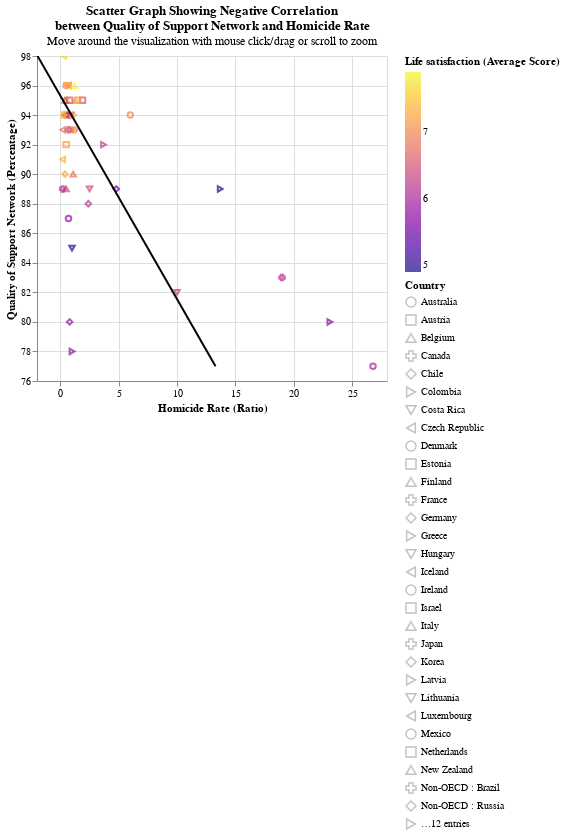

Write notebook code for a chart like this one.
### Markdown cell above
### Quality of Support Network VS Homicide Rate Scatter Plot

### Code cell
# Set up a scatter plot displaying the Quality of support network against the Homicide rate of the different Countries
scatter2Base = alt.Chart(oecdData).mark_point().encode(
    y = alt.Y(
        "Community - Quality of support network (Percentage)",
        scale=alt.Scale(zero=False),
        title = "Quality of Support Network (Percentage)"
        ),

    x = alt.X(
        "Safety - Homicide rate (Ratio)",
        scale=alt.Scale(zero=False),
        title = "Homicide Rate (Ratio)"
        )
)

# Encode data points
scatter2EncodeData = scatter2Base.encode(
    # Display country names on hover for better identification
    tooltip = [
        "Country",
        alt.Tooltip(
            "Community - Quality of support network (Percentage)",
            title = "Quality of support network (Percentage)"
        ),
        alt.Tooltip(
            "Safety - Homicide rate (Ratio)",
            title = "Homicide rate (Ratio)"
        )
    ],
    # Set colour/shape for data points
    shape = "Country",
    color = lifeSatisfactionColour
)

# Compute and add regression line
scatter2RegressionLine = scatter2Base.transform_regression(
    "Community - Quality of support network (Percentage)",
    "Safety - Homicide rate (Ratio)"
).mark_line(color = 'black')

# Layer the scatter plot and regression line
qualityOfSupportNetworkVSHomicideRate = ((scatter2EncodeData + scatter2RegressionLine)
    .properties(
        title = alt.TitleParams(
            [
            "Scatter Graph Showing Negative Correlation",
            "between Quality of Support Network and Homicide Rate"
            ],

            subtitle = "Move around the visualization with mouse click/drag or scroll to zoom"
        ),
        width = 350,
        height = 325
    ).add_selection(
        countrySelect, countrySelectLegend
    ).interactive()
)

qualityOfSupportNetworkVSHomicideRate
